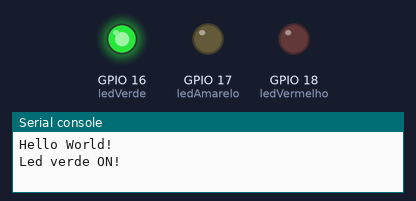
Recording of a program running on a simulated ESP32 board running MicroPython. Shown: output pins drawn as LEDs (lit = HIGH), the last lines printed to the serial console. Wiring (from the project's diagram.json): green LED on GPIO 16, yellow LED on GPIO 17, red LED on GPIO 18.

Above: at 10.0 s.
At 20.2 s:
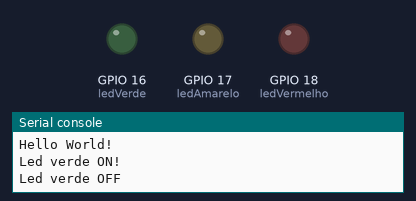
At 25.5 s:
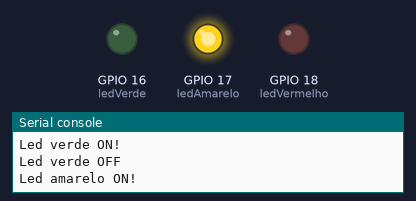
At 34.5 s:
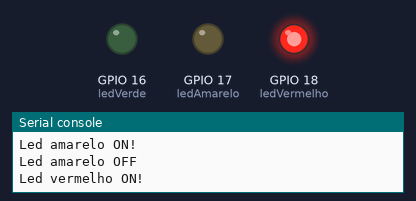
Timing chart, 0 to 50.1 s (numbered marks = the images above):
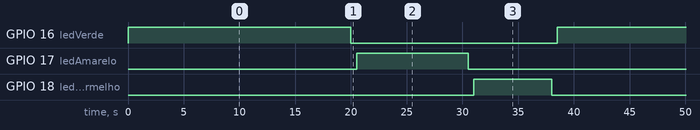

Measured:
- by itself, GPIO 16 (ledVerde): alternates HIGH for 20.0 s and LOW for 18.5 s
- by itself, GPIO 17 (ledAmarelo): alternates HIGH for 10.0 s and LOW for 28.5 s
- by itself, GPIO 18 (ledVermelho): alternates HIGH for 7.0 s and LOW for 31.5 s

The program:

main.py
```python
from machine import Pin
from utime import sleep

print("Hello World!")

ledVerde = Pin(16, Pin.OUT)
ledAmarelo = Pin(17, Pin.OUT)
ledVermelho = Pin(18, Pin.OUT)


while True:
  ledVerde.on()
  print("Led verde ON!")
  sleep(20)
  ledVerde.off()
  print("Led verde OFF")
  sleep(0.5)

  ledAmarelo.on()
  print("Led amarelo ON!")
  sleep(10)
  ledAmarelo.off()
  print("Led amarelo OFF")
  sleep(0.5)

  ledVermelho.on()
  print("Led vermelho ON!")
  sleep(7)
  ledVermelho.off()
  print("Led vermelho OFF")
  sleep(0.5)
```
